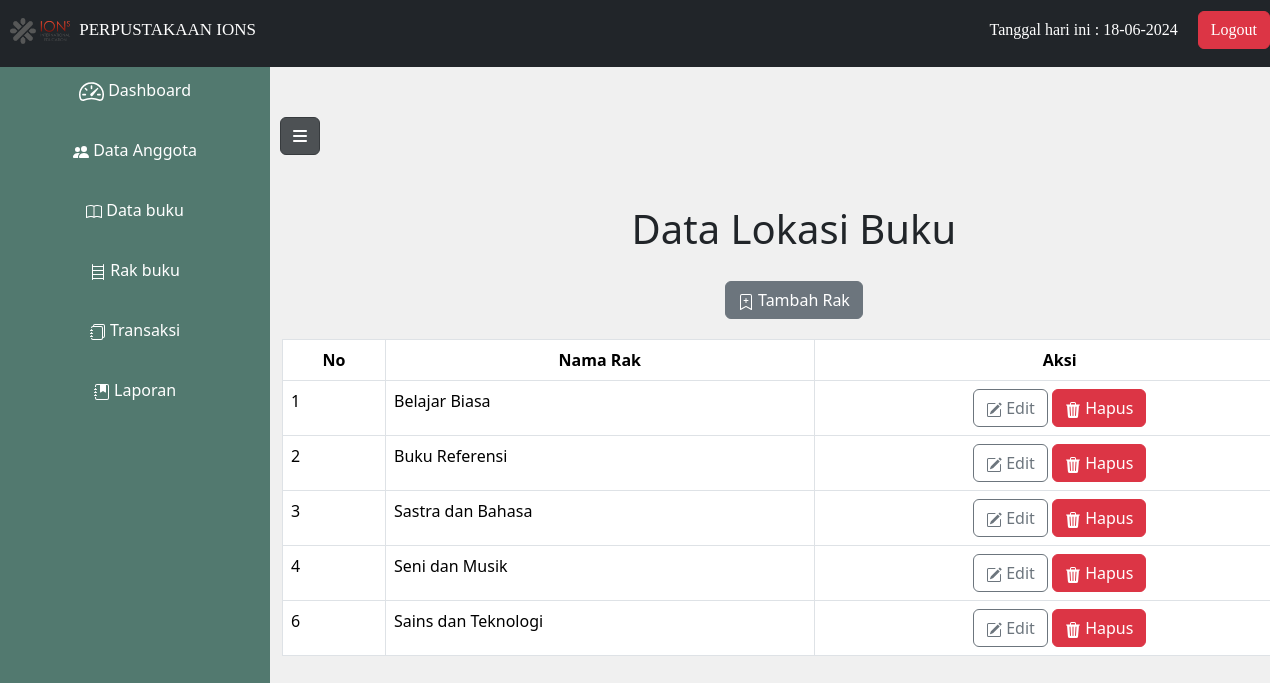
Screenshot of /datarak.php with the database file from the repository.
### tables this page shows
CREATE TABLE `rak` (
  `id_rak` int(11) NOT NULL,
  `nama_rak` varchar(20) NOT NULL
);

### datarak.php (the view, shortened to what this page needs)
<!DOCTYPE html>
<html lang="en">
<head>
    <link rel="stylesheet" href="bentuk.css">
    <link rel="stylesheet" href="https://cdnjs.cloudflare.com/ajax/libs/font-awesome/6.4.2/css/all.min.css">
    <link href="https://cdn.jsdelivr.net/npm/bootstrap@5.3.3/dist/css/bootstrap.min.css" rel="stylesheet">
</head>
<body class="sb-nav-fixed">
    <nav class="sb-topnav navbar navbar-expand navbar-dark bg-dark" style="padding-bottom: 15px; font-family:baufra;">
        <div class="navbar-left">
        <h1 class="nav1" style="font-size: 17px;"><img src="ions.png" alt="logo ions" style="width: 60px; height: auto; margin-right: 5px;"> PERPUSTAKAAN IONS</h1>
        </div>
        <div class="navbar-center">
            <div class="date">
                <?php echo "Tanggal hari ini : " . date("d-m-Y"); ?>
            </div>
        </div>
        <div class="navbar-right">
            <a href="logout.php"><button type="button" class="btn btn-danger">Logout</button></a>
        </div>
    </nav>
    <div id="layoutSidenav_content">
        <button id="sidebarToggleBtn" class="btn btn-dark active" style="margin-top: 50px;">
            <i class="fas fa-bars"></i>
        </button>
        <div class="sidebar active">
            <ul>
                <li type="button"><a href="dashboard.php" style="text-decoration: none; color: white;"> Dashboard</a></li>
                <li type="button"><a href="dataanggota.php" style="text-decoration: none; color: white;"> Data Anggota</a></li>
                <li type="button"><a href="databuku.php" style="text-decoration: none; color: white;"> Data buku</a></li>
                <li type="button"><a href="datarak.php" style="text-decoration: none; color: white;"><svg xmlns="http://www.w3.org/2000/svg" width="16" height="16" fill="currentColor" class="bi bi-bookshelf" viewBox="0 0 16 16"><path d="M2.5 0a.5.5 0 0 1 .5.5V2h10V.5a.5.5 0 0 1 1 0v15a.5.5 0 0 1-1 0V15H3v.5a.5.5 0 0 1-1 0V.5a.5.5 0 0 1 .5-.5M3 14h10v-3H3zm0-4h10V7H3zm0-4h10V3H3z"/></svg> Rak buku</a></li>
                <li type="button"><a href="datatransaksi.php" style="text-decoration: none; color: white;"> Transaksi</a></li>
                <li type="button"><a href="datalaporan.php" style="text-decoration: none; color: white;"> Laporan</a></li>
            </ul>
        </div>
        <div class="container-fluid ">
        <center>
        <h1 style="margin-top:50px;">Data Lokasi Buku</h1>
        <a class="btn btn-secondary" href="form_rak.php" role="button" style="margin-top:20px; margin-bottom:20px;">
        Tambah Rak</a>
        <table class="table table-bordered center">
        <thead align=center>
            <tr>
                <th>No</th>
                <th>Nama Rak</th>
                <th>Aksi</th>
            </tr>
        </thead>
    <?php
        include 'koneksi.php';
        $query=mysqli_query($connect, "SELECT * FROM rak" );
        while ($data=mysqli_fetch_array($query))
    {?>
        <tbody>
            <tr>
                <td><?php echo $data['id_rak'] ?></td>
                <td><?php echo $data['nama_rak'] ?></td>
                <td>
                <center>
                    <a href="edit_rak.php?id_rak=<?php echo $data['id_rak']; ?>"> <button type="button" class="btn btn-outline-secondary">
                    Edit</button></a>
                    <a href="hapus_rak.php?id_rak=<?php echo $data['id_rak']; ?>">  <button type="button" class="btn btn-danger">
                    Hapus</button></a>
                </center>
                </td>
            </tr>
        </tbody>
    <?php } ?>
    </table>
    </center>
    </div>
</body>
</html>

### bentuk.css (style rules this page uses)
.nav1 { margin-left: 10px; color: white; font-size:larger; margin-top: 10px; }
.sidebar { height: 100%; top: 0; width: 270px; background: #f0f0f0; text-align: center; position: fixed; overflow-x: hidden; padding-top: 60px; background-color: #52796F; top: 0; left: -270px; transition: left 0.3s ease-in-out; }
#sidebarToggleBtn { position: relative; top: 0; left: 0px; }
#sidebarToggleBtn.active { left: 280px; z-index: 1; transition: left 0.3s ease-in-out; }
.sidebar.active { left: 0px; }
.container-fluid { transition: width 0.3s ease-in-out, margin-left 0.3s ease-in-out; width: 100%; margin-left: 10px; }
.container-fluid.active { width: 82.5%; margin-left: 270px; }
.sidebar ul { list-style: none; padding: 0; margin: 0; }
.sidebar ul li { line-height: 60px; list-style: none; color: white; font-size: 16px; padding: 0 20px; box-sizing: border-box; }
.sb-topnav { display: flex; justify-content: space-between; align-items: center; padding: 10px; z-index: 1; }
.navbar-left { flex: 1; }
.navbar-right { color: white; display: flex; align-items: center; }
.navbar-center { color: white; display: flex; padding-right: 20px; }
.sb-nav-fixed { background-color: #f0f0f0; }
#layoutSidenav_content { position: relative; margin-left: 0; }

### rows the page displays
rak: id_rak "1", nama_rak "Belajar Biasa"
rak: id_rak "2", nama_rak "Buku Referensi"
rak: id_rak "3", nama_rak "Sastra dan Bahasa"
rak: id_rak "4", nama_rak "Seni dan Musik"
rak: id_rak "6", nama_rak "Sains dan Teknologi"
